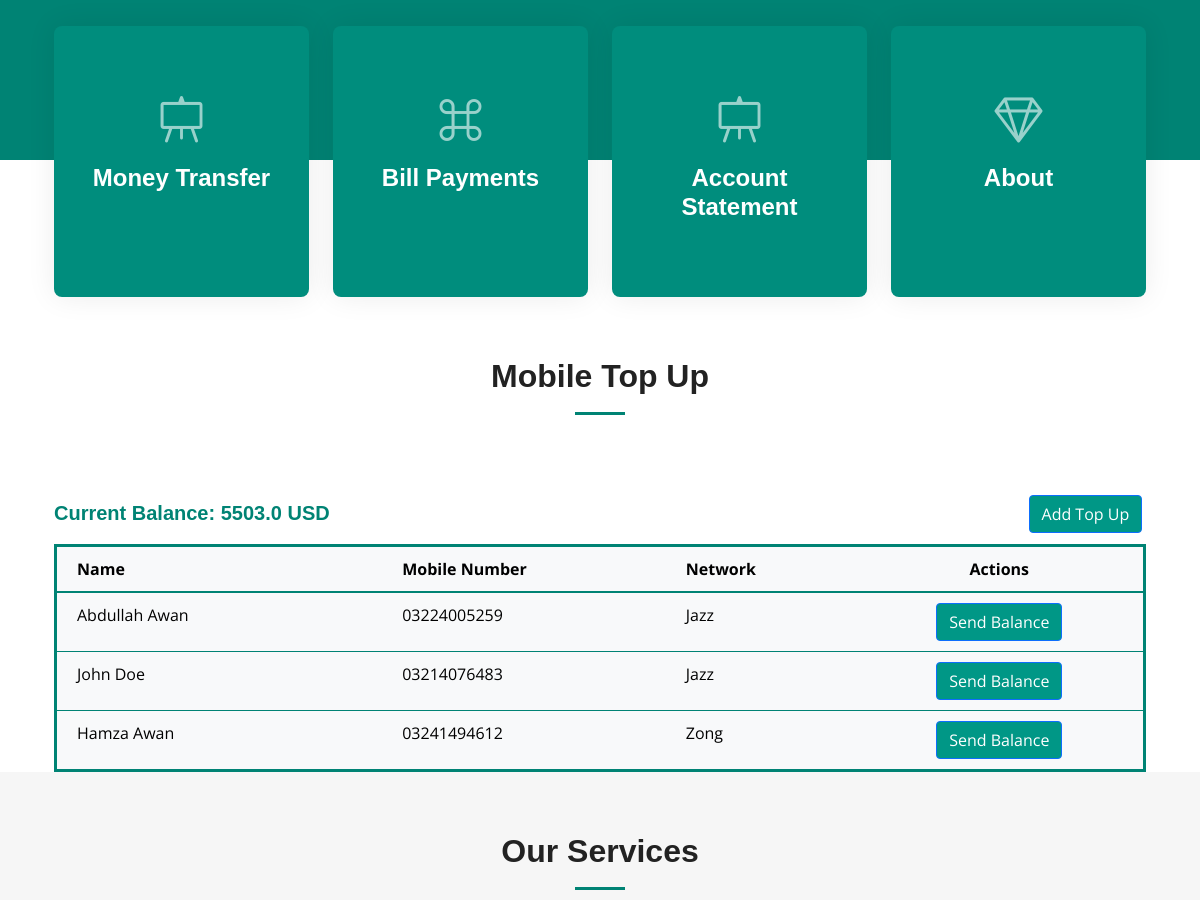
The app's page /mobileTopUp/ (signed in, middle part), older data.
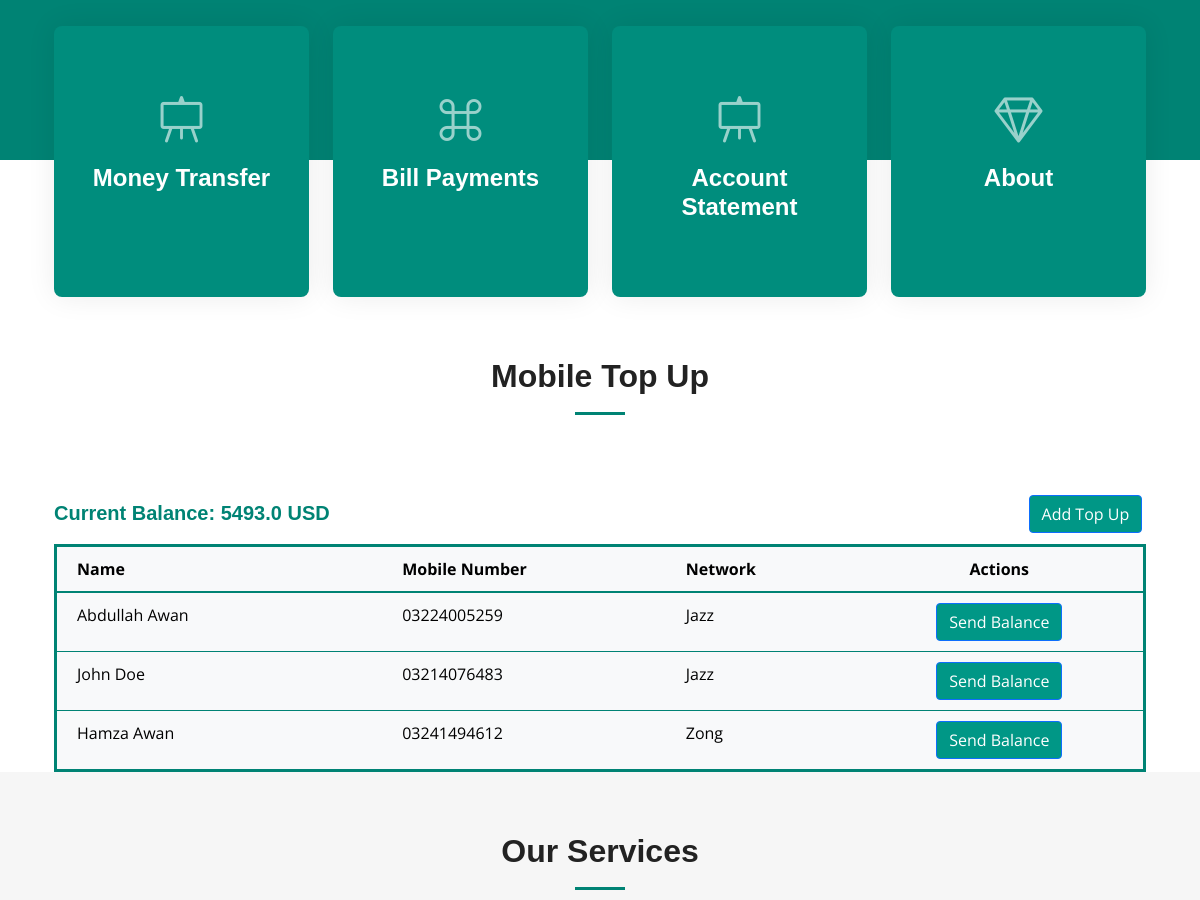
The same page, newer data.
### app/models.py (models this page shows)
class Accounts(models.Model):
    SAVING = 'Saving'
    CURRENT = 'Current'
    FIXED_DEPOSIT = 'Fixed Deposit'
    ACCOUNT_TYPE_CHOICES = [
        (SAVING, 'Saving'),
        (CURRENT, 'Current'),
        (FIXED_DEPOSIT, 'Fixed Deposit'),
    ]
    ACTIVE = 'Active'
    INACTIVE = 'Inactive'
    STATUS_CHOICES = [
        (ACTIVE, 'Active'),
        (INACTIVE, 'Inactive'),
    ]
    user = models.ForeignKey(User, on_delete=models.CASCADE)
    account_number = models.CharField(max_length=100, unique=True)
    balance = models.FloatField()
    account_type = models.CharField(max_length=20, choices=ACCOUNT_TYPE_CHOICES, default=CURRENT)
    status = models.CharField(max_length=20, choices=STATUS_CHOICES, default=ACTIVE)
    bank_id = models.ForeignKey('Banks', on_delete=models.CASCADE, default=11)

### app/views.py (the view)
# urls.py: path('mobileTopUp/', views.mobile_top_up, name='mobile_top_up'),
def mobile_top_up(request):
    user_id = request.session.get('user')
    user = get_object_or_404(User, pk=user_id)
    account = get_object_or_404(Accounts, user=user)
    top_ups = MobileTopUp.objects.filter(user_id=user).select_related('mobile_number', 'mobile_number__network')
    networks = Network.objects.all()
    return render(request, 'dashboard/mobiletopup.html', {
        'User': user,
        'networks': networks,
        'top_ups': top_ups,
        'account': account,
        'services': services
    })

### app/templates/Dashboard/mobiletopup.html (shortened to what this page needs)
{% extends 'Dashboard/index.html' %}
{% load static %}
{% block extra_head %}
  <link href="https://cdnjs.cloudflare.com/ajax/libs/font-awesome/5.15.3/css/all.min.css" rel="stylesheet">
{% endblock extra_head %}
{% block content %}
<div class="section-header">
  <h2>Mobile Top Up</h2>
</div>
<div class="container">
    <div class="row">
        <div class="col-6">
            <h5 style="font-weight: bold; font-family: 'Arial', sans-serif; color: #008374; margin-top: 1%;">
                Current Balance: {{ account.balance }} USD
            </h5>
        </div>
        <div class="col-6">
            <a href="#" class="btn btn-primary" style="background-color:#009786; margin-left: 78%; margin-bottom: 2%;" data-bs-toggle="modal" data-bs-target="#addMobileTopUpModal">
                Add Top Up
            </a>
        </div>
    </div>
    <div class="row">
        <div class="col-12">
            <table class="table table-borderless table-hover" style="border-collapse: collapse; border: 3px solid #008374; margin-bottom: 0;">
                <thead style="border-bottom: 2px solid #008374; background-color: #f8f9fa;">
                    <tr>
                        <th style="padding: 10px 20px; width: 30%; border-bottom: 1px solid #008374;">Name</th>
                        <th style="padding: 10px 20px; border-bottom: 1px solid #008374;">Mobile Number</th>
                        <th style="padding: 10px 20px; border-bottom: 1px solid #008374;">Network</th>
                        <th style="padding: 10px 20px; border-bottom: 1px solid #008374; text-align: center;">Actions</th>
                    </tr>
                </thead>
                <tbody style="border: 2px solid #008374; background-color: #f8f9fa;">
                    {% for top_up in top_ups %}
                        <tr style="border-bottom: 1px solid #008374;">
                            <td style="padding: 10px 20px;">{{ top_up.mobile_number.name }}</td>
                            <td style="padding: 10px 20px;">{{ top_up.mobile_number.mobile_number }}</td>
                            <td style="padding: 10px 20px;">{{ top_up.mobile_number.network.name }}</td>
                            <td style="padding: 10px 20px; text-align: center;">
                                <a href="{% url 'send_top_up' %}?name={{ top_up.mobile_number.name }}&mobile_no={{ top_up.mobile_number.mobile_number }}&balance={{ account.balance }}" class="btn btn-primary" style="background-color:#009786;">
                                    Send Balance
                                </a>
                            </td>
                        </tr>
                    {% endfor %}
                </tbody>
            </table>
        </div>
    </div>
</div>
<section id="services" class="services sections-bg">
    <div class="container" data-aos="fade-up">
      <div class="section-header">
        <h2>Our Services</h2>
      </div>
    </div>
  </section>
  {% endblock content %}

Row changes from the older to the newer data that the page shows:
changed Accounts: balance "5503.0" → "5493.0"
